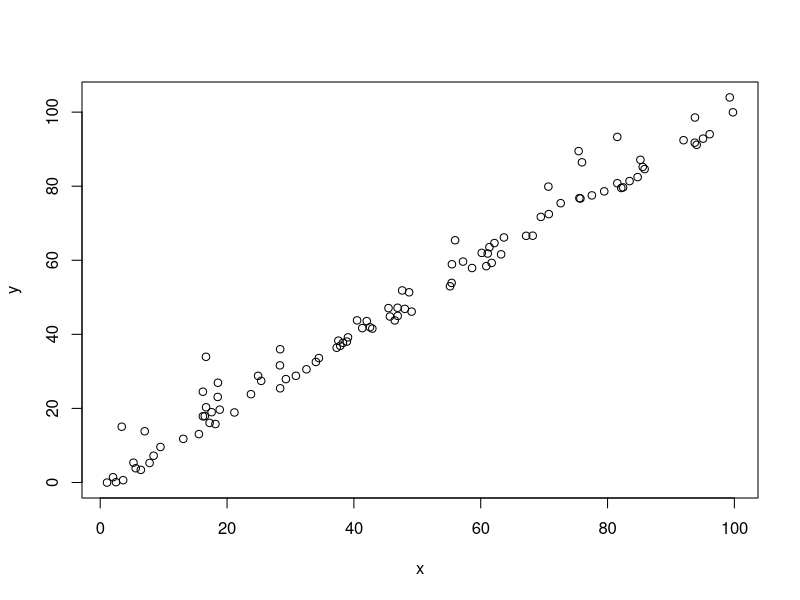

Reproduce this figure in R.
## ---- chunk 1
    # This script gives an example of the procedure to construct a prediction interval
    # for a linear regression model using a bootstrap method.  The method is the one
    # described in Section 6.3.3 of Davidson and Hinckley (1997),
    # _Bootstrap Methods and Their Application_.


#rm (list = ls ())
set.seed (12344321)
library (MASS)
library (Hmisc)
## ---- chunk 2
    # Generate bivariate regression data
x <- runif (n=100, min=0, max=100)
y <- 1 + x + (rexp (n=100, rate=0.25) - 4)

plot (x,y)
## ---- chunk 3
my.reg <- lm (y ~ x)
summary (my.reg)
## ---- chunk 4
    # Predict y for x=78:
y.p <- coef (my.reg) ["(Intercept)"] + coef (my.reg) ["x"] * 78
y.p
## ---- chunk 5
    # Create adjusted residuals
leverage <- influence (my.reg)$hat
my.s.resid <- residuals (my.reg) / sqrt (1 - leverage)
my.s.resid <- my.s.resid - mean (my.s.resid)


reg <- my.reg
s <- my.s.resid
## ---- chunk 6
the.replication <- function(reg,s,x_Np1=0)
    {
        # Make bootstrap residuals
    ep.star <- sample (s,size=length (reg$residuals), replace=TRUE)
    
        # Make bootstrap Y
    y.star <- fitted (reg) + ep.star
    
        # Do bootstrap regression
    x <- model.frame (reg) [,2]
    bs.reg <- lm (y.star~x)
    
        # Create bootstrapped adjusted residuals
    bs.lev <- influence (bs.reg)$hat
    bs.s   <- residuals (bs.reg) / sqrt (1-bs.lev)
    bs.s   <- bs.s - mean (bs.s)
    
        # Calculate draw on prediction error
    xb.xb <- coef (my.reg) ["(Intercept)"] - coef (bs.reg) ["(Intercept)"] 
    xb.xb <- xb.xb + (coef (my.reg) ["x"] - coef (bs.reg) ["x"]) * x_Np1
    
    return (unname (xb.xb + sample (bs.s,size=1)))
    }
## ---- chunk 7

    # Do bootstrap with 10,000 replications
ep.draws <- replicate (n=10000, the.replication (reg=my.reg, s=my.s.resid, x_Np1=78))
## ---- chunk 8
    # Create prediction interval
y.p + quantile (ep.draws, probs=c(0.05,0.95))
## ---- chunk 9
    # prediction interval using normal assumption
predict (my.reg, 
         newdata = data.frame (x=78), 
         interval = "prediction", 
         level = 0.90)
## ---- chunk 10
    # Quick and dirty Monte Carlo to see which prediction interval is better
    # That is, what are the 5th and 95th percentiles of Y_{N+1}
    # 
    # To do it properly, I guess we would want to do the whole procedure above
    # 10,000 times and then see what percentage of the time each prediction 
    # interval covered Y_{N+1}

y.np1 <- 1 + 78 + (rexp (n = 10000, rate  =0.25) - 4)
quantile (y.np1, probs = c (0.05,0.95))
